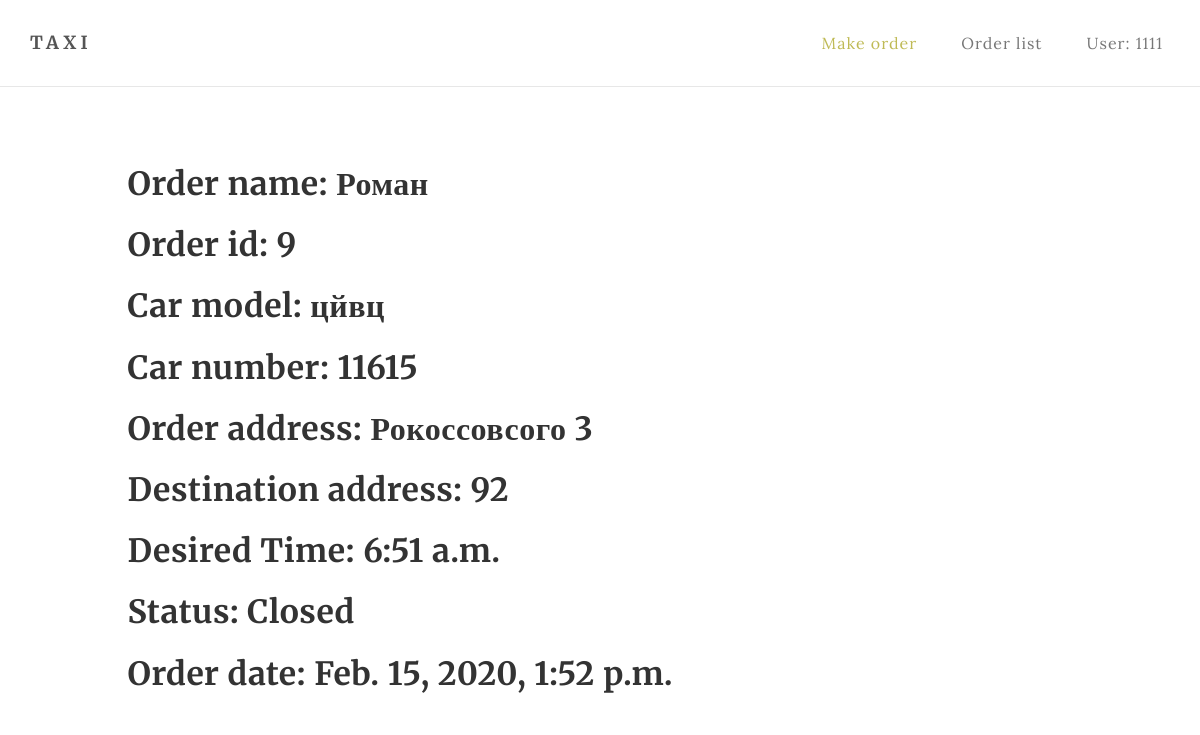
The page /detail/9 (signed in) on the database its author committed.
### service/models.py (models this page shows, shortened)
class Order(models.Model):
    name_reg = RegexValidator(regex=r'^[А-Яа-я ]{5,50}$',
                              message='The name must be written in Cyrillic and not more than 50 characters!')
    phone_reg = RegexValidator(regex=r'^[+]{1}(380)[(]{0,1}[0-9]{2}[)]{0,1}[0-9]{3}[-]{1}[0-9]{2}[-]{1}[0-9]{2}$',
                               message='Phone number must be entered in the format: "+380(XX)XXX-XX-XX" !')
    name = models.CharField(validators=[name_reg], max_length=50)
    phone = models.CharField(validators=[phone_reg], max_length=18)
    order_add = models.CharField(max_length=255)
    destination_add = models.CharField(max_length=255)
    des_time = models.TimeField()
    status = models.CharField(default='Open', max_length=6)
    car = models.ForeignKey(Car, on_delete=models.DO_NOTHING, default=None, blank=True)
    date = models.DateTimeField(auto_created=True, default=timezone.now())
    class Meta:
        ordering = ['-status', '-date']

class Car(models.Model):
    model = models.CharField(max_length=255)
    available = models.BooleanField(default=True)
    car_num = models.CharField(max_length=15, default=None, unique=True)
    class Meta:
        ordering = ['model']

### service/views.py (the view)
# urls.py: path('detail/<int:pk>', Order_Detail.as_view(), name='detail'),
class Order_Detail(LoginRequiredMixin, DetailView):
    login_url = '/login/'
    redirect_field_name = '/orders/'
    model = Order
    template_name = 'order_detail.html'

### templates/order_detail.html (shortened to what this page needs)
{% extends 'base.html' %}
{% load static %}
{% block main %}
<section id="contact">
    <div class="container">
        <div class="row">
            <div class="col-md-offset-1 col-md-10 col-sm-12">
                <div class="blog-single-post-thumb">
                    <div class="blog-post-title">
                        <h2>Order name: {{ object.name }}</a></h2>
                        <h2>Order id: {{ object.id }}</a></h2>
                        <h2>Car model: {{ object.car.model }}</a></h2>
                        <h2>Car number: {{ object.car.car_num }}</a></h2>
                        <h2>Order address: {{ object.order_add }}</a></h2>
                        <h2>Destination address: {{ object.destination_add }}</a></h2>
                        <h2>Desired Time: {{ object.des_time }}</a></h2>
                        <h2>Status: {{ object.status }}</a></h2>
                        <h2>Order date: {{ object.date }}</a></h2>
                    </div>
                </div>
            </div>
        </div>
    </div>
</section>
{% endblock %}

### templates/base.html (shortened to what this page needs)
<!DOCTYPE html>
<html lang="en">
{% load static %}
<head>
    <link rel="stylesheet" href="{% static 'css/bootstrap.min.css' %}">
    <link rel="stylesheet" href="{% static 'css/font-awesome.min.css' %}">
    <link href="https://maxcdn.bootstrapcdn.com/font-awesome/4.7.0/css/font-awesome.min.css" rel="stylesheet">
    <link rel="stylesheet" href="{% static 'css/style.css' %}">
    <link rel="stylesheet" href="{% static 'css/custom.css' %}">
    <link href="https://maxcdn.bootstrapcdn.com/font-awesome/4.7.0/css/font-awesome.min.css" rel="stylesheet">
</head>
<body>
<div class="navbar navbar-default navbar-static-top" role="navigation">
    <div class="container">
        <div class="navbar-header">
            <a href="{% url 'order' %}" class="navbar-brand">Taxi</a>
        </div>
        <div class="collapse navbar-collapse">
            <ul class="nav navbar-nav navbar-right">
                <li class="active"><a href="{% url 'order' %}">Make order</a></li>
                <li><a href="{% url 'list' %}">Order list</a></li>
                {% if user.is_authenticated %}
                <li><a href="{% url 'login' %}">User: {{ user.username }}</a></li>
                {% else %}
                <li><a href="{% url 'login' %}">Login</a></li>
                {% endif %}
            </ul>
        </div>
    </div>
</div>
{% block main %}
{% endblock %}
</body>
</html>

### static/css/style.css (style rules this page uses)
body { background: #ffffff; font-family: 'Lora', serif; font-style: normal; font-weight: 300; overflow-x: hidden; }
h1,h2,h3,h4,h5,h6 { font-family: 'Merriweather', serif; font-style: normal; font-weight: bold; letter-spacing: 0.5px; }
h2 { font-size: 32px; }
h2,h3 { padding-bottom: 6px; }
html { -webkit-font-smoothing: antialiased; }
a { color: #4d638c; -webkit-transition: 0.5s; -o-transition: 0.5s; transition: 0.5s; text-decoration: none !important; }
* { -webkit-box-sizing: border-box; -moz-box-sizing: border-box; box-sizing: border-box; }
*:before, *:after { -webkit-box-sizing: border-box; -moz-box-sizing: border-box; box-sizing: border-box; }
#about, #gallery, #contact, #blog, #blog-single-post { padding-top: 60px; padding-bottom: 80px; }
.navbar-default { background: #ffffff; margin: 0 !important; padding: 18px 0; }
.navbar-default .navbar-brand { color: #555; font-family: 'Merriweather', serif; font-weight: bold; text-transform: uppercase; letter-spacing: 4px; margin: 0; }
.navbar-default .navbar-nav li a { color: #777; font-size: 16px; letter-spacing: 1px; -webkit-transition: all 0.4s ease-in-out; transition: all 0.4s ease-in-out; padding-right: 22px; padding-left: 22px; }
.navbar-default .navbar-nav li a:hover, .navbar-default .navbar-nav .active > a { color: #bfba55; }
.navbar-default .navbar-nav > .active > a, .navbar-default .navbar-nav > .active > a:hover, .navbar-default .navbar-nav > .active > a:focus { color: #bfba55; background-color: transparent; }

### rows shown on the page
Order: name "Роман", id "9", car.model "цйвц", car.car_num "11615", order_add "Рокоссовсого 3", destination_add "92", des_time "6:51 a.m.", status "Closed", date "Feb. 15, 2020, 1:52 p.m."

### other values the page prints
{{ user.username }} "1111"
